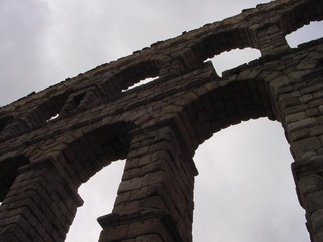
#> input picture Assignment 4/Datasets/aqueduct, industrial_area, patio data sets/test/aqueduct/sun_aafdrgvvhkarrjfw.jpg, 323 x 242 px, shrunk from 1024 x 768 before the run, found by its file name; its folder holds 4 pictures in this run
$ jupyter execute --allow-errors 6.BOVW.ipynb
#> lines starting #> are read from the running program, lines starting #| are printed output that depends on the picture; pictures that were not available may be replaced by others from this repository, and a replacement may not be noted
[cell 1]
import numpy as np
import os
from sklearn.svm import SVC
from sklearn.metrics import confusion_matrix, classification_report, precision_recall_fscore_support
from sklearn.model_selection import GridSearchCV
from sklearn.preprocessing import StandardScaler
from PIL import Image
import pandas as pd

[cell 2]
from PIL import Image
import numpy as np
import os
import matplotlib.pyplot as plt
import pickle

# Parameters
train_folder = "../Datasets/aqueduct, industrial_area, patio data sets/train/"
test_folder = "../Datasets/aqueduct, industrial_area, patio data sets/train/"
class_folders = ["aqueduct", "industrial_area", "patio"]
patch_size = 32
bins = 8
k = 32  # Number of clusters for K-means

# Patch extraction function
def extract_patches(image, patch_size=32):
    patches = []
    width, height = image.size
    for i in range(0, height, patch_size):
        for j in range(0, width, patch_size):
            patch = image.crop((j, i, j + patch_size, i + patch_size))
            if patch.size == (patch_size, patch_size):
                patches.append(np.array(patch))
    return patches

# Color histogram extraction function
def color_histogram(patch, bins=8):
    hist_r = np.histogram(patch[:, :, 0], bins=bins, range=(0, 256))[0]
    hist_g = np.histogram(patch[:, :, 1], bins=bins, range=(0, 256))[0]
    hist_b = np.histogram(patch[:, :, 2], bins=bins, range=(0, 256))[0]
    return np.concatenate([hist_r, hist_g, hist_b])

# K-means implementation from scratch
def initialize_centroids(features, k):
    indices = np.random.choice(len(features), k, replace=False)
    return features[indices]

def assign_clusters(features, centroids):
    distances = np.linalg.norm(features[:, np.newaxis] - centroids, axis=2)
    return np.argmin(distances, axis=1)

def update_centroids(features, labels, k):
    new_centroids = np.zeros((k, features.shape[1]))
    for i in range(k):
        points_in_cluster = features[labels == i]
        if len(points_in_cluster) > 0:
            new_centroids[i] = np.mean(points_in_cluster, axis=0)
    return new_centroids

def kmeans(features, k, max_iter=100, tol=1e-4):
    centroids = initialize_centroids(features, k)
    for _ in range(max_iter):
        labels = assign_clusters(features, centroids)
        new_centroids = update_centroids(features, labels, k)
        if np.linalg.norm(new_centroids - centroids) < tol:
            break
        centroids = new_centroids
    return centroids, labels

# BoVW representation for an image
def bovw_representation(image_patches, centroids):
    features = [color_histogram(patch) for patch in image_patches]
    features = np.array(features)
    labels = assign_clusters(features, centroids)
    bovw_hist = np.bincount(labels, minlength=len(centroids))
    return bovw_hist / len(features)

# Save data function
def save_data(data, filename):
    with open(filename, 'wb') as f:
        pickle.dump(data, f)

# Load data function
# [5 lines left out: function load_data, not called in this run]

# Process images and save BoVW representations for each class separately
def process_images(folder, class_folders, centroids, save_folder, prefix):
    for i, class_name in enumerate(class_folders, 1):
        class_folder = os.path.join(folder, class_name)
        class_data = []

        for img_name in os.listdir(class_folder):
            img_path = os.path.join(class_folder, img_name)
            img = Image.open(img_path)
            patches = extract_patches(img, patch_size)
            bovw_vector = bovw_representation(patches, centroids)
            class_data.append((img_name, bovw_vector, class_name))

        # Save each class data in a separate file for each image
        for j, data in enumerate(class_data, 1):
            img_name, bovw_vector, class_name = data
            save_data(bovw_vector, os.path.join(save_folder, f'{prefix}_data{i}_{j}.pkl'))

# Main workflow
def main():
    # Check if BoVW data exists; if not, process it
    if not os.path.exists('train_data1_1.pkl'):
        # Collect all patches from training images to fit K-means
        all_train_features = []
        for class_name in class_folders:
            class_folder = os.path.join(train_folder, class_name)
            for img_name in os.listdir(class_folder):
                img_path = os.path.join(class_folder, img_name)
                img = Image.open(img_path)
#> img is the input picture: PIL image 323x242 RGB; mean R, G, B 104.4, 99.8, 99.9
                patches = extract_patches(img, patch_size)
#> after the loop in extract_patches, `for i in range(0, height, patch_size):`: patches = 88 items
#> patches = 88 items
                for patch in patches:
                    all_train_features.append(color_histogram(patch))
#> this loop made 88 passes
#> (hist_r in color_histogram, hist_g in color_histogram, hist_b in color_histogram) on passes 1, 2, 3, 4, 6, 7: ([0, 0, 0, 0, 0, 321, 703, 0], [0, 0, 0, 0, 0, 524, 500, 0], [0, 0, 0, 0, 0, 0, 1024, 0]), ([0, 0, 0, 0, 0, 0, 793, 231], [0, 0, 0, 0, 0, 0, 915, 109], [0, 0, 0, 0, 0, 0, 571, 453]), ([0, 0, 0, 0, 0, 0, 939, 85], [0, 0, 0, 0, 0, 0, 1020, 4], [0, 0, 0, 0, 0, 0, 645, 379]), ([0, 0, 0, 0, 0, 0, 1018, 6], [0, 0, 0, 0, 0, 0, 1024, 0], [0, 0, 0, 0, 0, 0, 974, 50]), ([0, 4, 1, 2, 1, 2, 1013, 1], [0, 4, 1, 2, 1, 2, 1014, 0], [1, 3, 1, 2, 1, 2, 1014, 0]), ([9, 128, 91, 12, 5, 8, 770, 1], [29, 151, 52, 7, 6, 7, 767, 5], [47, 159, 26, 11, 2, 7, 769, 3])
#> hist_b in color_histogram on pass 5: [0, 0, 0, 0, 0, 0, 1024, 0]
#> after the loop, all_train_features = 88 items

        all_train_features = np.array(all_train_features)
        print("Total training patches:", len(all_train_features))

        # Apply K-means clustering
        centroids, _ = kmeans(all_train_features, k)
#> in initialize_centroids, `return features[indices]`:
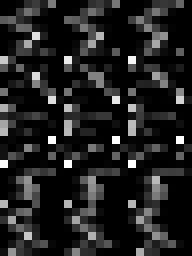
#> returned value: shape (32, 24) int64 (shown 8 times larger); min 0, max 982, mean 128; drawn with min black and max white
#> the loop in kmeans, `for _ in range(max_iter):` made 22 passes
#> pass 1, in kmeans, `new_centroids = update_centroids(features, labels, k)`:
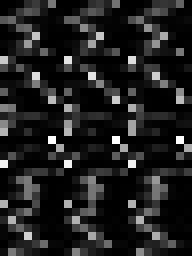
#> new_centroids: shape (32, 24) float64 (shown 8 times larger); min 0, max 1010.6, mean 128; drawn with min black and max white
#> pass 2, in kmeans, `new_centroids = update_centroids(features, labels, k)`:
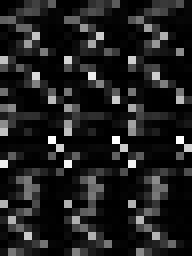
#> new_centroids: shape (32, 24) float64 (shown 8 times larger); min 0, max 1010.6, mean 128; drawn with min black and max white
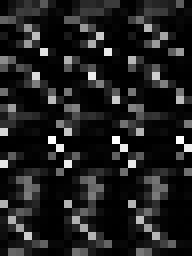
#> centroids: shape (32, 24) float64 (shown 8 times larger); min 0, max 1010.6, mean 128; drawn with min black and max white
        print("K-means clustering completed.")

        # Process train and test datasets and save each class separately
        process_images(train_folder, class_folders, centroids, os.getcwd(), prefix='train')
#> in bovw_representation, `features = np.array(features)`:
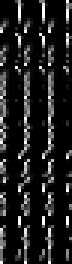
#> features: shape (88, 24) int64 (shown 3 times larger); min 0, max 1024, mean 128; drawn with min black and max white
#> in assign_clusters (call 23), `distances = np.linalg.norm(features[:, np.newaxis] - centroids, axis=2)`:
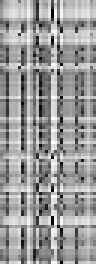
#> distances: shape (88, 32) float64 (shown 3 times larger); min 14.39, max 2466.1, mean 1496.6; drawn with min black and max white
#> in bovw_representation, `labels = assign_clusters(features, centroids)`: labels = 88 values, max 27 at index 42, min 2 at index 20, mean 13.78
#> in bovw_representation, `bovw_hist = np.bincount(labels, minlength=len(centroids))`: bovw_hist = 32 values, max 19 at index 13, min 0 at index 0, mean 2.75
#> in process_images, `bovw_vector = bovw_representation(patches, centroids)`: bovw_vector = 32 values, max 0.216 at index 13, min 0 at index 0, mean 0.0312
        process_images(test_folder, class_folders, centroids, os.getcwd(), prefix='test')

        print("BoVW representations saved for each class.")
    else:
        print("BoVW data already exists.")

if __name__ == "__main__":
    main()

[cell 3]
import pickle
import os

# Initialize empty lists to store train and test data for each class
train_data1, train_data2, train_data3 = [], [], []
test_data1, test_data2, test_data3 = [], [], []

# Loop through all pickle files in the current directory
for filename in os.listdir('.'):
    if filename.endswith('.pkl'):
        # Load the pickle file
        with open(filename, 'rb') as file:
            data = pickle.load(file)

        # Determine which class the file belongs to based on the filename
        if 'train_data1_' in filename:
            train_data1.append(data)
        elif 'train_data2_' in filename:
            train_data2.append(data)
        elif 'train_data3_' in filename:
            train_data3.append(data)
        elif 'test_data1_' in filename:
            test_data1.append(data)
        elif 'test_data2_' in filename:
            test_data2.append(data)
        elif 'test_data3_' in filename:
            test_data3.append(data)

print("Data concatenation and completed.")
print(len(train_data1))
print(len(train_data2))
print(len(train_data3))
print(len(test_data1))
print(len(test_data2))
print(len(test_data3))
train_labels1 = np.ones(len(train_data1))  # All samples in train_data1 are class 1
#> train_labels1 = empty array
train_labels2 = np.ones(len(train_data2)) * 2  # All samples in train_data2 are class 2
#> train_labels2 = empty array
train_labels3 = np.ones(len(train_data3)) * 3  # All samples in train_data3 are class 3
#> train_labels3 = empty array

test_labels1 = np.ones(len(test_data1))  # All samples in test_data1 are class 1
#> test_labels1 = empty array
test_labels2 = np.ones(len(test_data2)) * 2  # All samples in test_data2 are class 2
#> test_labels2 = empty array
test_labels3 = np.ones(len(test_data3)) * 3  # All samples in test_data3 are class 3
#> test_labels3 = empty array

# Concatenating the data
train_data = np.concatenate([train_data1, train_data2, train_data3], axis=0)
#> train_data = empty array
test_data = np.concatenate([test_data1, test_data2, test_data3], axis=0)
#> test_data = empty array

# Concatenating the labels
train_labels = np.concatenate([train_labels1, train_labels2, train_labels3], axis=0)
#> train_labels = empty array
test_labels = np.concatenate([test_labels1, test_labels2, test_labels3], axis=0)
#> test_labels = empty array
print(len(train_data))
#| 0
print(len(train_labels))
#| 0
print(len(test_data))
#| 0
print(len(test_labels))
#| 0

X_train = train_data
#> X_train = empty array
y_train = train_labels
#> y_train = empty array
X_test = test_data
#> X_test = empty array
y_test = test_labels
#> y_test = empty array

# Output to verify
print("X_train shape:", X_train.shape)
#| X_train shape: (0,)
print("y_train shape:", y_train.shape)
#| y_train shape: (0,)
print("X_test shape:", X_test.shape)
#| X_test shape: (0,)
print("y_test shape:", y_test.shape)
#| y_test shape: (0,)

[cell 4]
# [24 lines left out: function load_images_and_labels, not called in this run]


print(f"Train Data: {X_train.shape}, Train Labels: {y_train.shape}")
#| Train Data: (0,), Train Labels: (0,)
print(f"Test Data: {X_test.shape}, Test Labels: {y_test.shape}")
#| Test Data: (0,), Test Labels: (0,)

[cell 5]
# Scale features using StandardScaler
scaler = StandardScaler()
#> (the rest of this cell did not finish here and is left out)

[cell 6]
# [17 lines left out: function tune_svm, not called in this run]

# Define parameter grids for each kernel
param_grids = {
    'linear': {'C': [0.1, 1, 10]},
    'poly': {'C': [0.1, 1, 10], 'degree': [2, 3]},
    'rbf': {'C': [0.1, 1, 10, 100], 'gamma': [0.01, 0.1, 1, 10]}
}

# Tune and store the best models for each kernel
best_models = {}
#> (the rest of this cell did not finish here and is left out)

[cell 7]
# [26 lines left out: function evaluate_svm, not called in this run]

# Evaluate each kernel and store results
evaluation_results = {}
for kernel, (model, params) in best_models.items():
    print(f"Evaluating SVM with {kernel} kernel...")
    conf_matrix, class_report = evaluate_svm(X_test_scaled, y_test, kernel=kernel, model=model)
    evaluation_results[kernel] = {
        'conf_matrix': conf_matrix,
        'class_report': class_report
    }
#> after the loop, evaluation_results = 0 items

[cell 8]
# Save metrics for each kernel
for kernel, results in evaluation_results.items():
    print(f"Metrics for {kernel} kernel:")
    print(results['class_report'])

    # Extract precision, recall, and F1-score for each class
    y_pred = best_models[kernel][0].predict(X_test_scaled)
    precision, recall, f1, _ = precision_recall_fscore_support(y_test, y_pred, average=None)
    metrics_df = pd.DataFrame({
        'Metric': ['Precision', 'Recall', 'F1-Score'],
        'Class 0': [precision[0], recall[0], f1[0]],
        'Class 1': [precision[1], recall[1], f1[1]],
        'Class 2': [precision[2], recall[2], f1[2]],
    })

    # Save metrics to CSV for reporting
    filename = f"{kernel}_kernel_metrics.csv"
    metrics_df.to_csv(filename, index=False)
    print(f"Metrics saved to {filename}")
#> this loop made 0 passes
